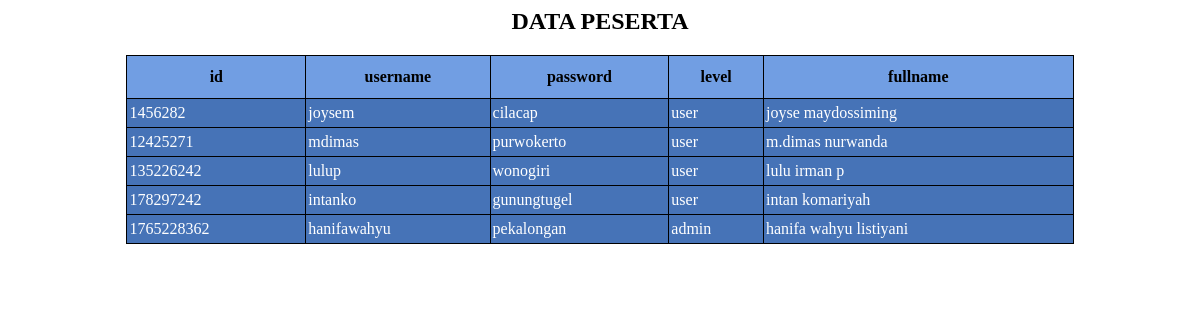
The page / on the database its author committed.
### tables this page shows
CREATE TABLE `tabel` (
  `id` int(100) NOT NULL,
  `username` varchar(50) NOT NULL,
  `password` varchar(100) NOT NULL,
  `level` varchar(50) NOT NULL,
  `fullname` varchar(100) NOT NULL
);

### index.php (the view, shortened to what this page needs)
<html>
<head>
  <link rel="stylesheet" type="text/css" href="edit.css">
</head>
<body>
  <div class="container">
    <h2><center>DATA PESERTA</center></h2>
    <table class=" table table-bordered table-hovered" align="center">
  <tr>
    <th>id</th>
    <th>username</th>
    <th>password</th>
    <th>level</th>
    <th>fullname</th>
  </tr></div>
  <?php
  include('koneksi.php');
  $sql_tampil ="SELECT * FROM tabel";
  $peserta=mysqli_query($conn,$sql_tampil);
  while($baris_data=mysqli_fetch_array($peserta,MYSQLI_ASSOC)){
    echo'
    </tr>
      <td>'.$baris_data['id'].'</td>
      <td>'.$baris_data['username'].'</td>
      <td>'.$baris_data['password'].'</td>
      <td>'.$baris_data['level'].'</td>
      <td>'.$baris_data['fullname'].'</td>
    </tr>';
  }
  ?>
</body>
</html>

### edit.css (style rules this page uses)
table { border-collapse: collapse; width: 80%; }
table th { border: 1px solid #000; padding: 2px; padding-top: 12px; padding-bottom: 12px; text-align: left; background-color: #719EE3; color: black; text-align: center; }
table td { border: 1px solid #000; padding: 2px; padding-top: 5px; padding-bottom: 5px; background-color: #4673B7; text-align: left; color: white; }

### rows shown on the page
tabel: id "1456282", username "joysem", password "cilacap", level "user", fullname "joyse maydossiming"
tabel: id "12425271", username "mdimas", password "purwokerto", level "user", fullname "m.dimas nurwanda"
tabel: id "135226242", username "lulup", password "wonogiri", level "user", fullname "lulu irman p"
tabel: id "178297242", username "intanko", password "gunungtugel", level "user", fullname "intan komariyah"
tabel: id "1765228362", username "hanifawahyu", password "pekalongan", level "admin", fullname "hanifa wahyu listiyani"
